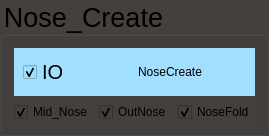
            <widget class="QGroupBox" name="groupBox_6">
             <property name="maximumSize">
              <size>
               <width>1444</width>
               <height>235</height>
              </size>
             </property>
             <property name="font">
              <font>
               <pointsize>20</pointsize>
              </font>
             </property>
             <property name="styleSheet">
              <string notr="true">background-color: rgb(68, 64, 61);</string>
             </property>
             <property name="title">
              <string>Nose_Create</string>
             </property>
             <layout class="QGridLayout" name="gridLayout_19">
              <item row="0" column="0">
               <layout class="QVBoxLayout" name="verticalLayout_13">
                <item>
                 <layout class="QHBoxLayout" name="horizontalLayout_14">
                  <item>
                   <widget class="QWidget" name="widget_8" native="true">
                    <property name="maximumSize">
                     <size>
                      <width>16777215</width>
                      <height>80</height>
                     </size>
                    </property>
                    <property name="styleSheet">
                     <string notr="true">background-color: rgb(162, 223, 255);</string>
                    </property>
                    <layout class="QGridLayout" name="gridLayout_20">
                     <item row="0" column="0">
                      <layout class="QHBoxLayout" name="horizontalLayout_15">
                       <item>
                        <widget class="QCheckBox" name="checkBox_24">
                         <property name="maximumSize">
                          <size>
                           <width>16777215</width>
                           <height>50</height>
                          </size>
                         </property>
                         <property name="font">
                          <font>
                           <pointsize>15</pointsize>
                          </font>
                         </property>
                         <property name="text">
                          <string>IO</string>
                         </property>
                         <property name="checked">
                          <bool>true</bool>
                         </property>
                        </widget>
                       </item>
                       <item>
                        <widget class="QLabel" name="label_4">
                         <property name="text">
                          <string>NoseCreate</string>
                         </property>
                        </widget>
                       </item>
                      </layout>
                     </item>
                    </layout>
                   </widget>
                  </item>
                 </layout>
                </item>
                <item>
                 <layout class="QHBoxLayout" name="horizontalLayout_16">
                  <item>
                   <layout class="QHBoxLayout" name="horizontalLayout_17">
                    <item alignment="Qt::AlignHCenter|Qt::AlignVCenter">
                     <widget class="QCheckBox" name="checkBox_27">
                      <property name="text">
                       <string>Mid_Nose</string>
                      </property>
                      <property name="checked">
                       <bool>true</bool>
                      </property>
                     </widget>
                    </item>
                    <item alignment="Qt::AlignHCenter">
                     <widget class="QCheckBox" name="checkBox_29">
                      <property name="text">
                       <string>OutNose</string>
                      </property>
                      <property name="checked">
                       <bool>true</bool>
                      </property>
                     </widget>
                    </item>
                    <item>
                     <widget class="QCheckBox" name="checkBox_30">
                      <property name="text">
                       <string>NoseFold</string>
                      </property>
                      <property name="checked">
                       <bool>true</bool>
                      </property>
                     </widget>
                    </item>
                   </layout>
                  </item>
                 </layout>
                </item>
               </layout>
              </item>
             </layout>
            </widget>
